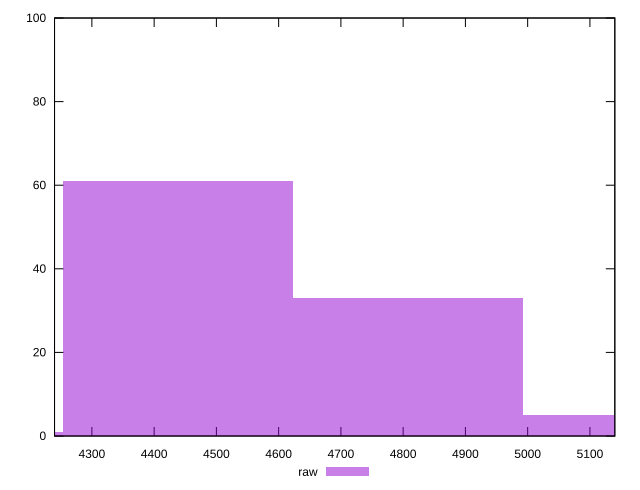

This figure's gnuplot source:
reset

$raw <<EOF
5177.786426559867 5
4438.102651337029 61
4807.944538948448 33
4068.26076372561 1
EOF

set key outside below
set boxwidth 369.8418876114191
set xrange [4240:5140]
set yrange [0:100]
set trange [0:100]
set style fill transparent solid 0.5 noborder
set terminal svg size 640, 490 enhanced background rgb 'white'
set output "report_00009_2021-02-08T22-37-41.559Z/uses-http2/samples/pages+cached/raw/histogram.svg"

plot $raw title "raw" with boxes

reset
